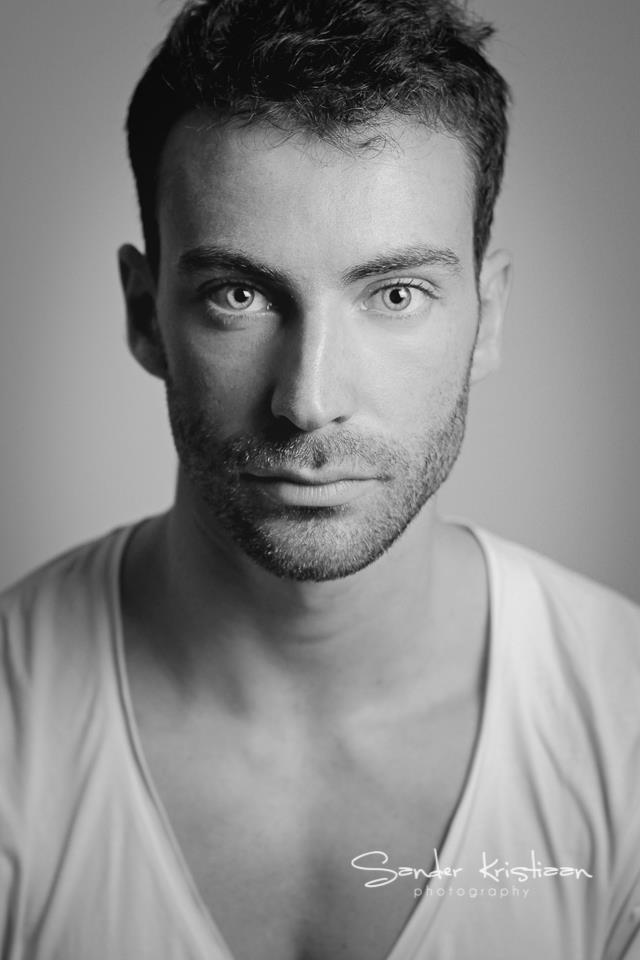
#> input picture WordPortrait/thresholdTest/rembrandt.jpg, 640 x 960 px
$ python adaptiveThresholdTest.py   (older library calls are emulated)
#> lines starting #> are read from the running program, lines starting #| are printed output that depends on the picture; after the words box and inside, x2 and y2 are one past the last pixel; in counts of white or black regions, pixels touching at a corner belong together
import matplotlib.pyplot as plt

from skimage import data
from skimage.filters import threshold_otsu, threshold_adaptive

from os import path
from PIL import Image
import numpy as np

#image = data.page()
image = np.array(Image.open('thresholdTest/rembrandt.jpg').convert('L'))

global_thresh = threshold_otsu(image)
#> global_thresh = 105
binary_global = image > global_thresh
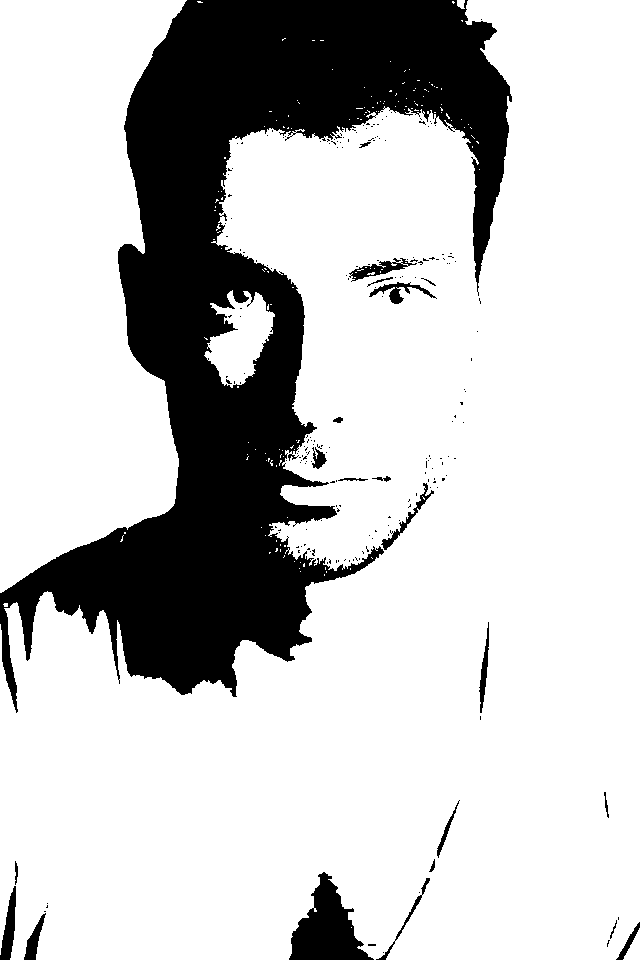
#> binary_global: shape (960, 640) bool; 77.7% white; 210 black regions (188 under 20 px), largest, box (x1, y1, x2, y2) and area: (0, 0, 512, 713) 128364, (289, 872, 374, 960) 3832, (0, 886, 16, 960) 625

binary_adaptive = threshold_adaptive(image, method='mean',block_size=75, offset=10)
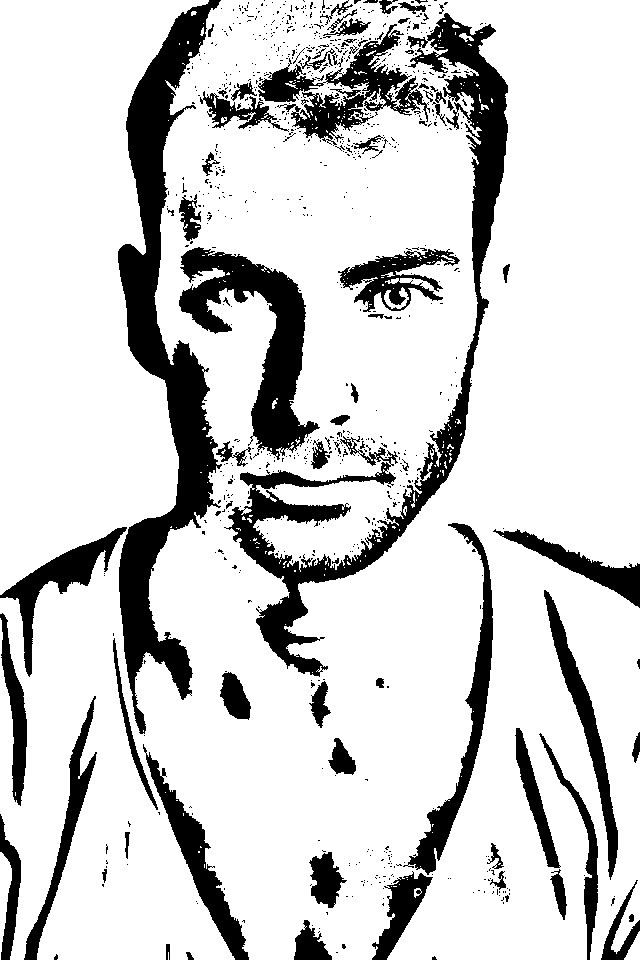
#> binary_adaptive: shape (960, 640) bool; 81.7% white; 840 black regions (759 under 20 px), largest, box (x1, y1, x2, y2) and area: (118, 0, 222, 734) 25165, (224, 13, 508, 677) 21879, (179, 247, 320, 460) 10544

fig, axes = plt.subplots(nrows=3, figsize=(7, 8))
ax0, ax1, ax2 = axes
plt.gray()

ax0.imshow(image)
ax0.set_title('Image')

ax1.imshow(binary_global)
ax1.set_title('Global thresholding')

ax2.imshow(binary_adaptive)
ax2.set_title('Adaptive thresholding')

for ax in axes:
    ax.axis('off')

plt.show()
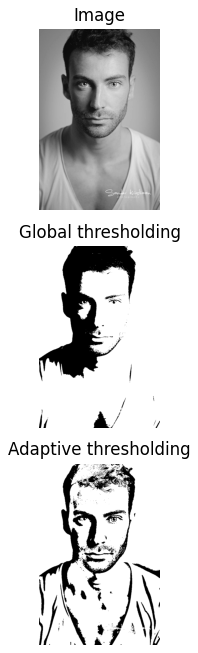
#> figure drawn by matplotlib, 3 panels

$ run again, with WordPortrait/thresholdTest/bradPitt.jpg copied over WordPortrait/thresholdTest/rembrandt.jpg
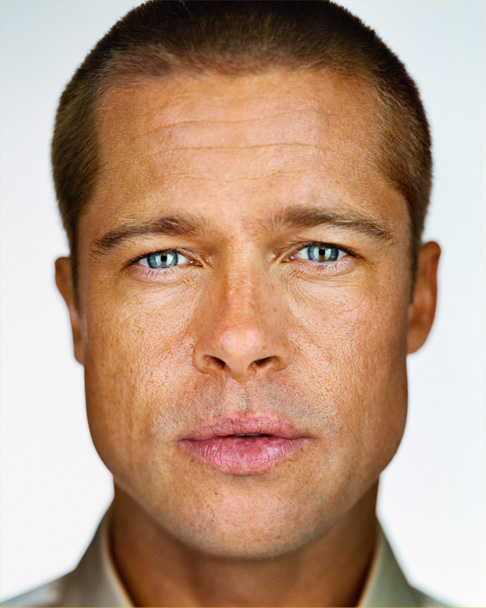
#> input picture WordPortrait/thresholdTest/bradPitt.jpg, 486 x 608 px
#> global_thresh = 151
#> `binary_global = image > global_thresh`:
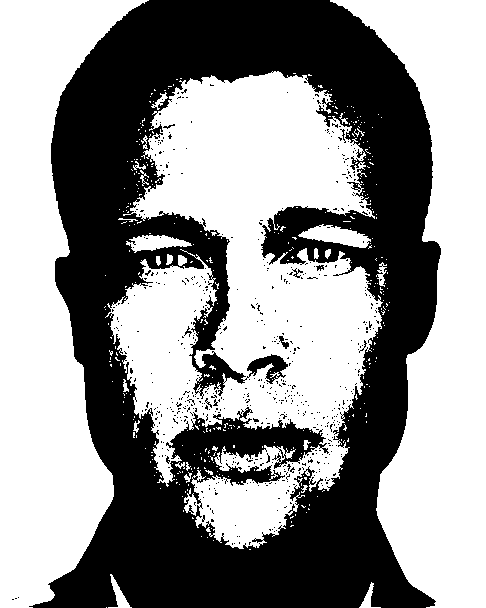
#> binary_global: shape (608, 486) bool; 57% white; 597 black regions (588 under 20 px), largest, box (x1, y1, x2, y2) and area: (29, 0, 441, 608) 125298, (279, 336, 289, 349) 59, (292, 268, 303, 278) 39
#> binary_adaptive: shape (608, 486) bool; 74.4% white; 942 black regions (909 under 20 px), largest, box (x1, y1, x2, y2) and area: (0, 0, 486, 608) 62051, (257, 205, 393, 272) 3750, (172, 418, 322, 469) 2725
#> `plt.show()`:
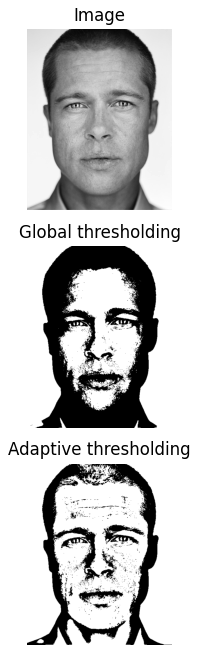
#> figure drawn by matplotlib, 3 panels
